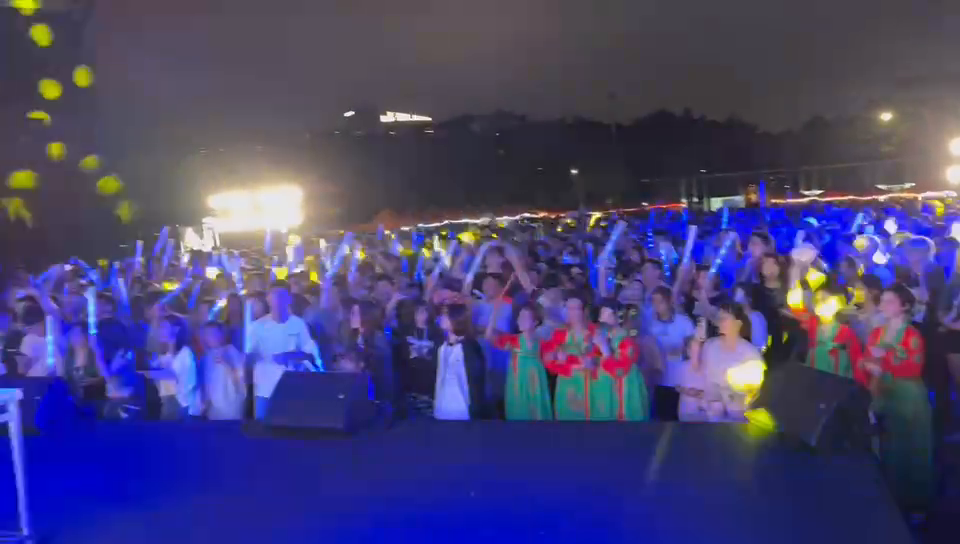
#> input picture frame 26 of OpencvProjects/Recour/DJing.mp4, 960 x 544 px
$ python videorecog.py
#> lines starting #> are read from the running program, lines starting #| are printed output that depends on the picture; after the words box and inside, x2 and y2 are one past the last pixel; in counts of white or black regions, pixels touching at a corner belong together
#导包
import cv2
import numpy as np
#指定路径
path ='D:\Opencvfiles\Recour\DJing.mp4'
vc = cv2.VideoCapture(path)

if vc.isOpened():
    open, frame = vc.read()#frame为帧数
#> frame is the input picture: shape (544, 960, 3); mean B, G, R 114.8, 66.6, 71
    hsv = cv2.cvtColor(frame,cv2.COLOR_BGR2HSV)
#> hsv: shape (544, 960, 3); mean H, S, V 118.6, 109, 120.2
else:
    open = False

while open:
    ret, frame = vc.read()
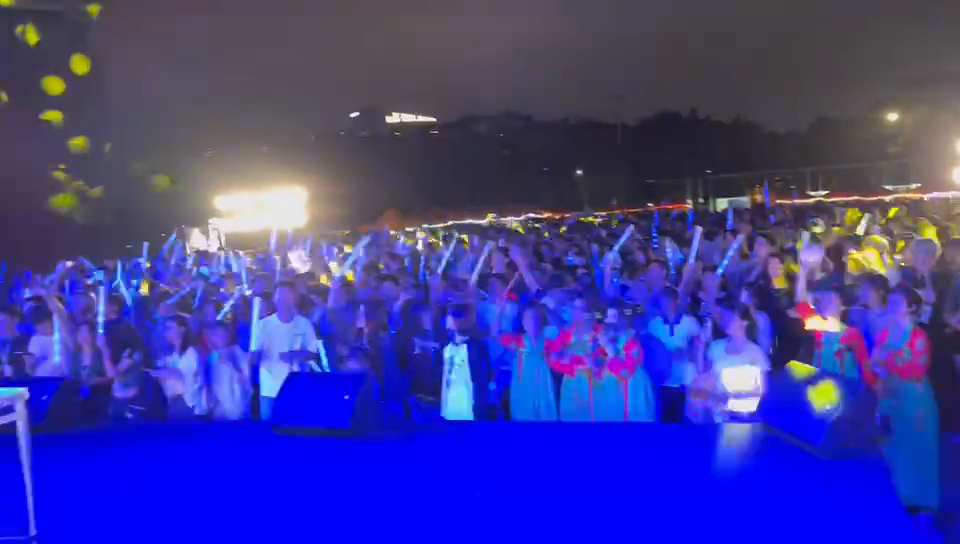
#> input picture frame 27 of OpencvProjects/Recour/DJing.mp4, 960 x 544 px
#> frame is the input picture: shape (544, 960, 3); mean B, G, R 152.1, 59.3, 61.9

    if frame is None:#帧为空
        break
    if ret == True:
        #处理视频

        lower_hsv = np.array([0,43,46])
        higher_hsv = np.array([10,255,255])

        lower_hsv1 = np.array([156,43,46])
        higher_hsv1 = np.array([180,255,255])

        mask1 = cv2.inRange(hsv,lower_hsv,higher_hsv)
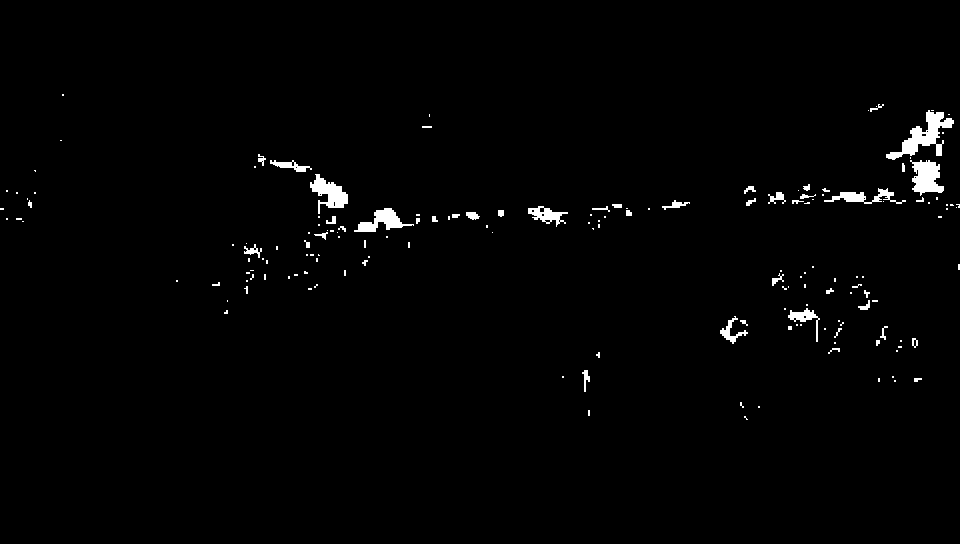
#> mask1: shape (544, 960); 1.4% white; 165 white regions (116 under 20 px), largest, box (x1, y1, x2, y2) and area: (886, 110, 954, 160) 1141, (910, 160, 944, 196) 781, (310, 174, 348, 214) 702
        mask2 = cv2.inRange(hsv,lower_hsv1,higher_hsv1)
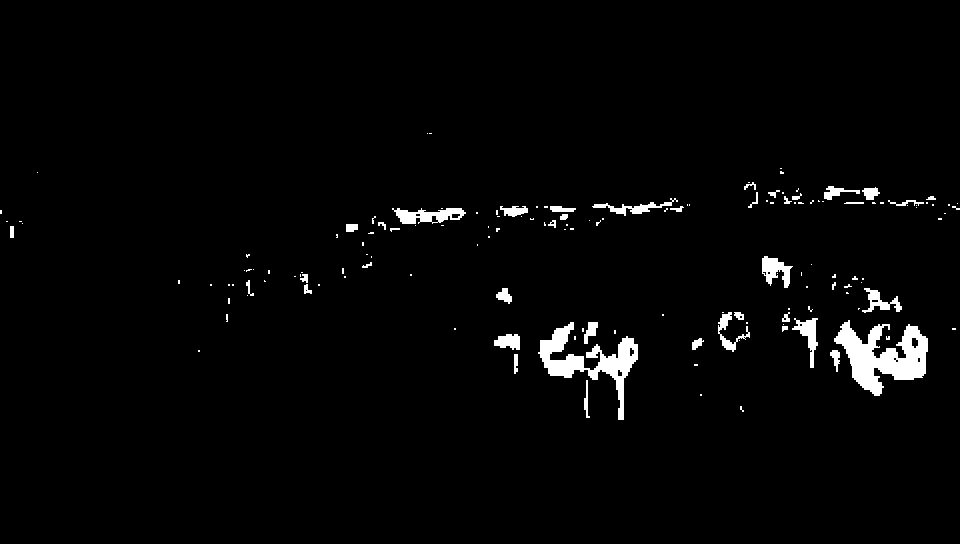
#> mask2: shape (544, 960); 2.4% white; 151 white regions (109 under 20 px), largest, box (x1, y1, x2, y2) and area: (834, 320, 928, 396) 3540, (538, 322, 638, 420) 2716, (392, 208, 466, 224) 699

        mask = mask1+mask2
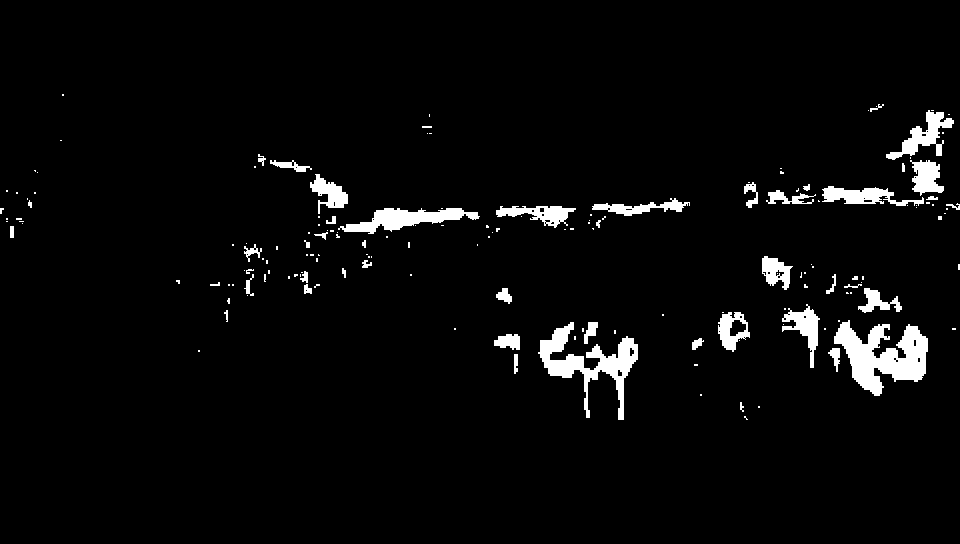
#> mask: shape (544, 960); 3.7% white; 165 white regions (116 under 20 px), largest, box (x1, y1, x2, y2) and area: (834, 320, 928, 396) 3742, (538, 322, 638, 420) 2932, (338, 208, 480, 234) 1678
        #result = cv2.bitwise_and(frame, frame, mask=mask)
        cv2.imshow('frame',frame)
        cv2.imshow('Mask',mask)
        if cv2.waitKey(10) & 0xFF ==27:#每处理完一帧后等待的时间(ms)
#> (key Esc is pressed here)
            break
vc.release()
cv2.destroyAllWindows()

$ run again, starting later in the video
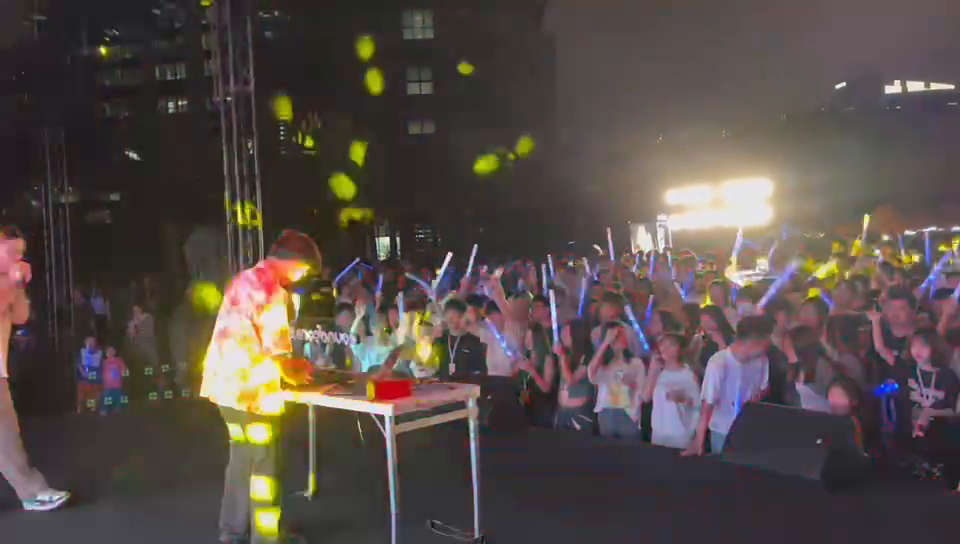
#> input picture frame 117 of OpencvProjects/Recour/DJing.mp4, 960 x 544 px
#> frame is the input picture: shape (544, 960, 3); mean B, G, R 71.4, 75.4, 85.3
#> hsv: shape (544, 960, 3); mean H, S, V 71.1, 56.3, 88.3
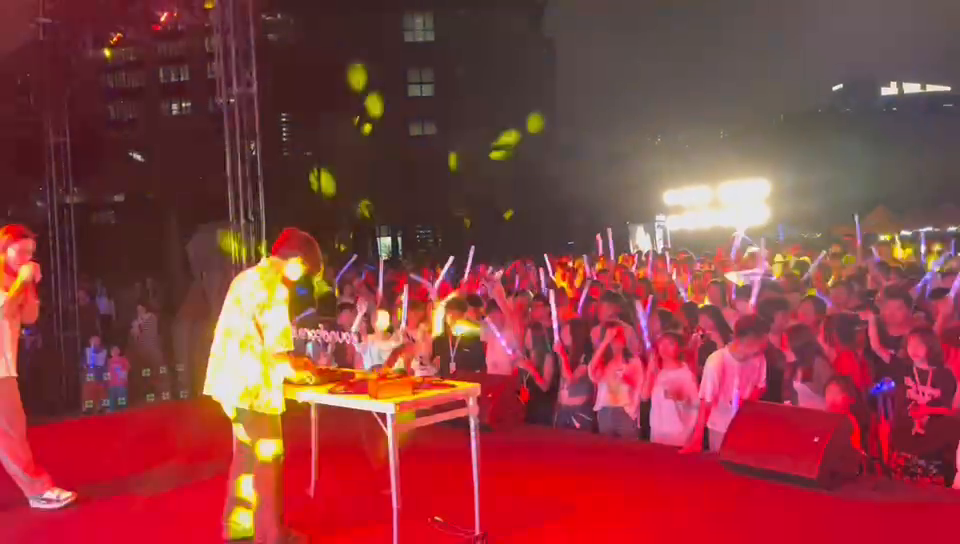
#> input picture frame 118 of OpencvProjects/Recour/DJing.mp4, 960 x 544 px
#> frame is the input picture: shape (544, 960, 3); mean B, G, R 62.9, 61.3, 138.1
#> mask1: shape (544, 960); 7.4% white; 691 white regions (449 under 20 px), largest, box (x1, y1, x2, y2) and area: (432, 0, 559, 96) 4063, (0, 274, 44, 458) 2365, (224, 224, 318, 322) 2318
#> mask2: shape (544, 960); 8% white; 494 white regions (323 under 20 px), largest, box (x1, y1, x2, y2) and area: (798, 276, 960, 432) 7428, (472, 250, 636, 410) 6524, (690, 310, 812, 384) 2511
#> `mask = mask1+mask2`:
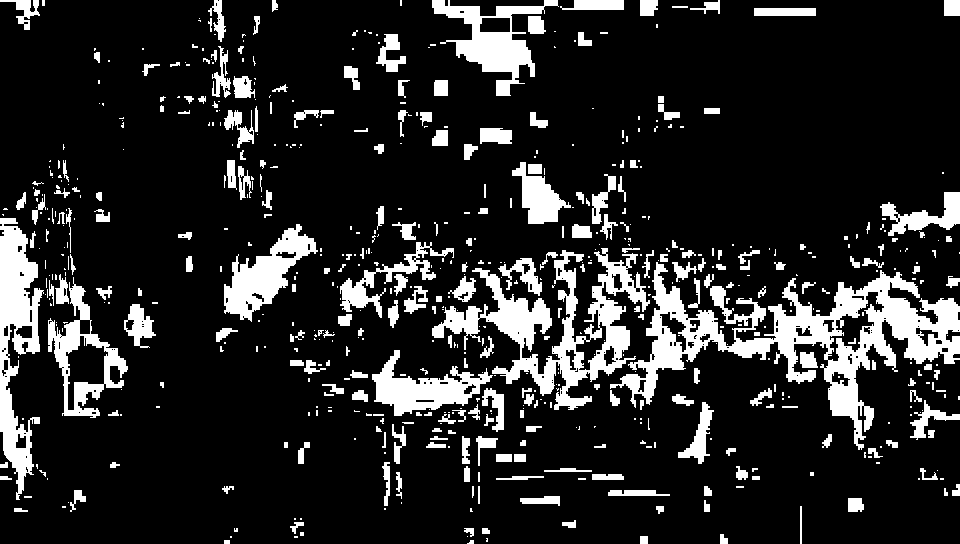
#> mask: shape (544, 960); 15.4% white; 646 white regions (387 under 20 px), largest, box (x1, y1, x2, y2) and area: (610, 262, 960, 450) 17102, (432, 248, 650, 410) 10245, (0, 218, 44, 500) 6082

$ run again, starting later in the video
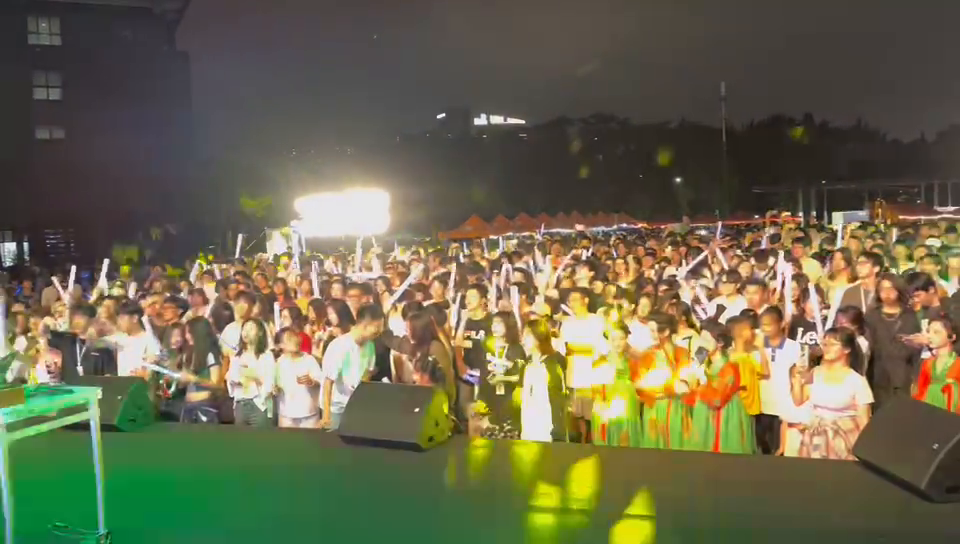
#> input picture frame 209 of OpencvProjects/Recour/DJing.mp4, 960 x 544 px
#> frame is the input picture: shape (544, 960, 3); mean B, G, R 76.7, 104.3, 107.5
#> hsv: shape (544, 960, 3); mean H, S, V 41.3, 84.5, 116.8
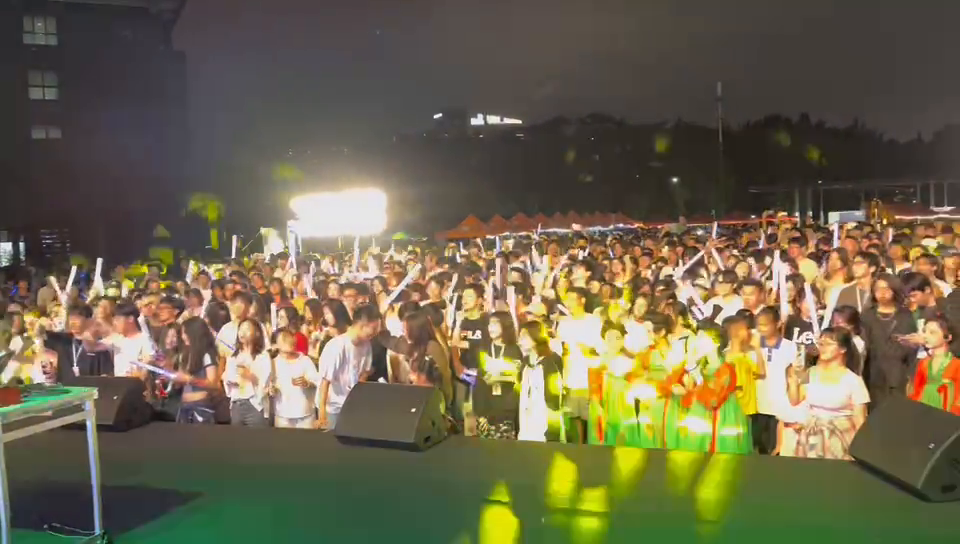
#> input picture frame 210 of OpencvProjects/Recour/DJing.mp4, 960 x 544 px
#> frame is the input picture: shape (544, 960, 3); mean B, G, R 76, 101.4, 109.2
#> mask1: shape (544, 960); 4.9% white; 407 white regions (258 under 20 px), largest, box (x1, y1, x2, y2) and area: (480, 210, 650, 240) 1884, (27, 206, 98, 244) 1657, (650, 210, 782, 244) 1157
#> mask2: shape (544, 960); 1% white; 92 white regions (71 under 20 px), largest, box (x1, y1, x2, y2) and area: (16, 158, 132, 278) 3984, (20, 224, 50, 252) 244, (209, 402, 224, 416) 102
#> `mask = mask1+mask2`:
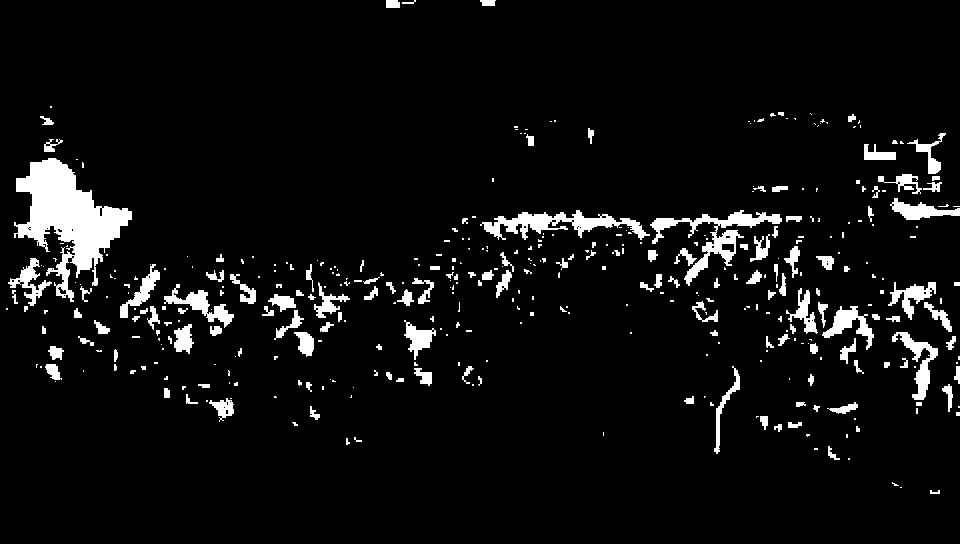
#> mask: shape (544, 960); 5.9% white; 403 white regions (258 under 20 px), largest, box (x1, y1, x2, y2) and area: (14, 158, 132, 302) 7120, (650, 210, 782, 286) 2102, (480, 210, 650, 240) 1973
